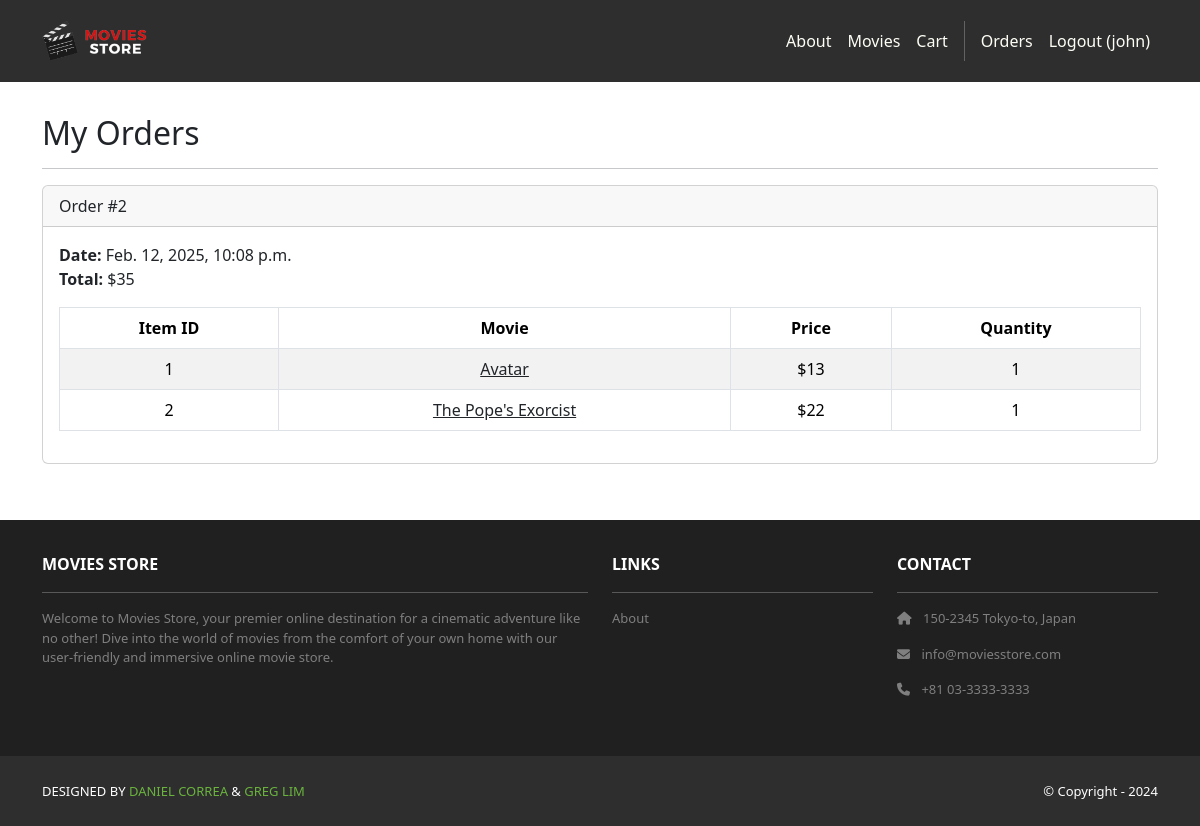
The page /accounts/orders/ (signed in) on the database its author committed.
### cart/models.py (models this page shows, shortened)
class Order(models.Model):
    id = models.AutoField(primary_key=True)
    total = models.IntegerField()
    date = models.DateTimeField(auto_now_add=True)
    user = models.ForeignKey(User,
        on_delete=models.CASCADE)

class Item(models.Model):
    id = models.AutoField(primary_key=True)
    price = models.IntegerField()
    quantity = models.IntegerField()
    order = models.ForeignKey(Order,
        on_delete=models.CASCADE)
    movie = models.ForeignKey(Movie,
        on_delete=models.CASCADE)

### movies/models.py (models this page shows, shortened)
class Movie(models.Model):
    id = models.AutoField(primary_key=True)
    name = models.CharField(max_length=255)
    price = models.IntegerField()
    description = models.TextField()
    image = models.ImageField(upload_to='movie_images/')

### accounts/views.py (the view)
# urls.py: path('orders/', views.orders, name='accounts.orders'),
@login_required
def orders(request):
    template_data = {}
    template_data['title'] = 'Orders'
    template_data['orders'] = request.user.order_set.all()
    return render(request, 'accounts/orders.html',
        {'template_data': template_data})

### accounts/templates/accounts/orders.html
{% extends 'base.html' %}
{% block content %}
<div class="p-3">
  <div class="container">
    <div class="row mt-3">
      <div class="col mx-auto mb-3">
        <h2>My Orders</h2>
        <hr />
        {% for order in template_data.orders %}
        <div class="card mb-4">
          <div class="card-header">
            Order #{{ order.id }}
          </div>
          <div class="card-body">
            <b>Date:</b> {{ order.date }}<br />
            <b>Total:</b> ${{ order.total }}<br />
            <table class="table table-bordered
              table-striped text-center mt-3">
              <thead>
                <tr>
                  <th scope="col">Item ID</th>
                  <th scope="col">Movie</th>
                  <th scope="col">Price</th>
                  <th scope="col">Quantity</th>
                </tr>
              </thead>
              <tbody>
                {% for item in order.item_set.all %}
                <tr>
                  <td>{{ item.movie.id }}</td>
                  <td>
                    <a class="link-dark" href="{% url 'movies:movies_show' id=item.movie.id %}">
                      {{ item.movie.name }}
                    </a>
                  </td>
                  <td>${{ item.movie.price }}</td>
                  <td>{{ item.quantity }}</td>
                </tr>
                {% endfor %}
              </tbody>
            </table>
          </div>
        </div>
        {% endfor %}
      </div>
    </div>
  </div>
</div>
{% endblock content %}

### moviesstore/templates/base.html (shortened to what this page needs)
<!DOCTYPE html>
<html>
  {% load static %}
  <head>
    <link href="https://cdn.jsdelivr.net/npm/bootstrap@5.3.3/dist/css/bootstrap.min.css" rel="stylesheet">
    <link rel="stylesheet" href="https://cdnjs.cloudflare.com/ajax/libs/font-awesome/6.1.1/css/all.min.css">
    <link rel="stylesheet" type="text/css" href="{% static 'css/style.css' %}">
  </head>
  <body>
    <nav class="p-3 navbar navbar-dark bg-dark navbar-expand-lg">
      <div class="container">
        <a class="navbar-brand" href="{% url 'home.index' %}">
          <img src="{% static 'img/logo.png' %}" alt="logo" height="40" />
        </a>
        <div class="collapse navbar-collapse" id="navbarNavAltMarkup">
          <div class="navbar-nav ms-auto navbar-ml">
            <a class="nav-link" href="{% url 'home.about' %}">About</a>
              <a class="nav-link" href=
              "{% url 'movies:index' %}">Movies</a>
              <a class="nav-link"
              href="{% url 'cart.index' %}">Cart</a>
              {% if user.is_authenticated %}
                  <a class="nav-link" href="{% url 'accounts.orders' %}">Orders</a>
                  <a class="nav-link" href="{% url 'accounts.logout' %}">Logout ({{ user.username }})</a>
              {% endif %}
          </div>
        </div>
      </div>
    </nav>
    <div>
      {% block content %}
      {% endblock content %}
    </div>
    <section class="p-3 ms-footer d-none d-md-block">
      <div class="container">
        <div class="row mt-3 text-white">
          <div class="col-md-6 col-lg-6 col-xl-6 mx-auto mb-4">
            <b>MOVIES STORE</b>
            <hr />
            <p>Welcome to Movies Store, your premier online destination for a cinematic
              adventure like no other! Dive into the world of movies from the comfort of your own home with our user-friendly
              and immersive online movie store.</p>
          </div>
          <div class="col-md-3 col-lg-3 col-xl-3 mx-auto mb-4">
            <b>LINKS</b>
            <hr />
            <p><a class="nav-link" href="{% url 'home.about' %}">About</a></p>
          </div>
          <div class="col-md-3 col-lg-3 col-xl-3 mx-auto mb-4">
            <b>CONTACT</b>
            <hr />
            <p><i class="fas fa-home me-2"></i> 150-2345 Tokyo-to, Japan</p>
            <p><i class="fas fa-envelope me-2"></i> info@moviesstore.com</p>
            <p><i class="fas fa-phone me-2"></i> +81 03-3333-3333</p>
          </div>
        </div>
      </div>
    </section>
    <section class="p-3 ms-footer-bottom bg-dark">
      <div class="container d-flex justify-content-between">
        <div class="me-5 text-white">
          <span>DESIGNED BY <a href="https://www.x.com/danielgarax" target="_blank">DANIEL CORREA</a> &
            <a href="https://www.x.com/greglim81" target="_blank">GREG LIM</a>
          </span>
        </div>
        <div class="text-white">
          <span>© Copyright - 2024</span>
        </div>
      </div>
    </section>
  </body>
</html>

### moviesstore/static/css/style.css (style rules this page uses)
.navbar a.nav-link { color: #FFFEF6 !important; }
.bg-dark { background-color: #2E2E2E !important; }
.ms-footer { background-color: #202020; }
.ms-footer p { color: #7F7F7F; font-size: 13px; }
.ms-footer-bottom span { font-size: 13px; line-height: 38px; }
.ms-footer-bottom a { color: #6ab43e; text-decoration: none; }

### rows shown on the page
Order: id "2", date "Feb. 12, 2025, 10:08 p.m.", total "35"
Item: movie.id "1", movie.name "Avatar", movie.price "13", quantity "1"
Item: movie.id "2", movie.name "The Pope's Exorcist", movie.price "22", quantity "1"

### other values the page prints
{{ user.username }} "john"
